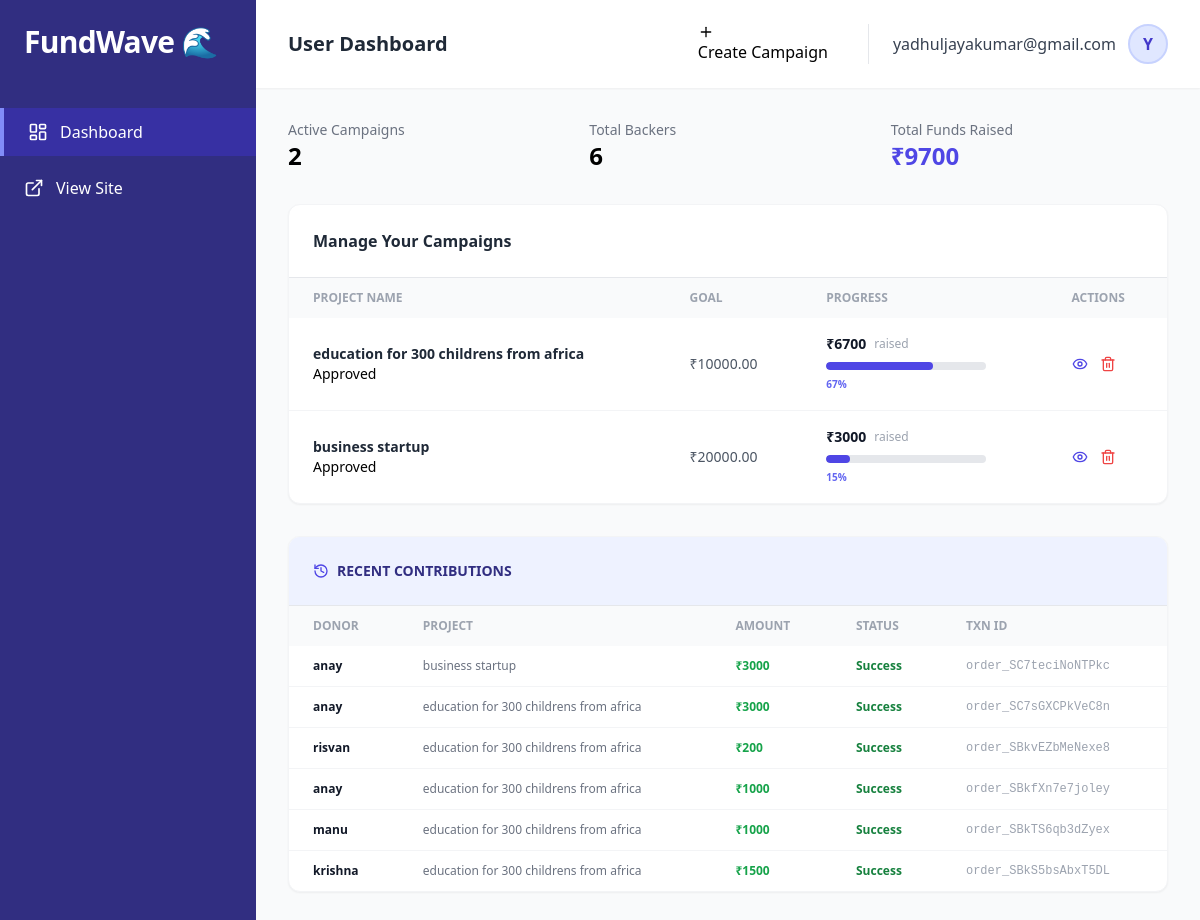
The page /userdashboard/ (signed in) on the database as committed earlier.
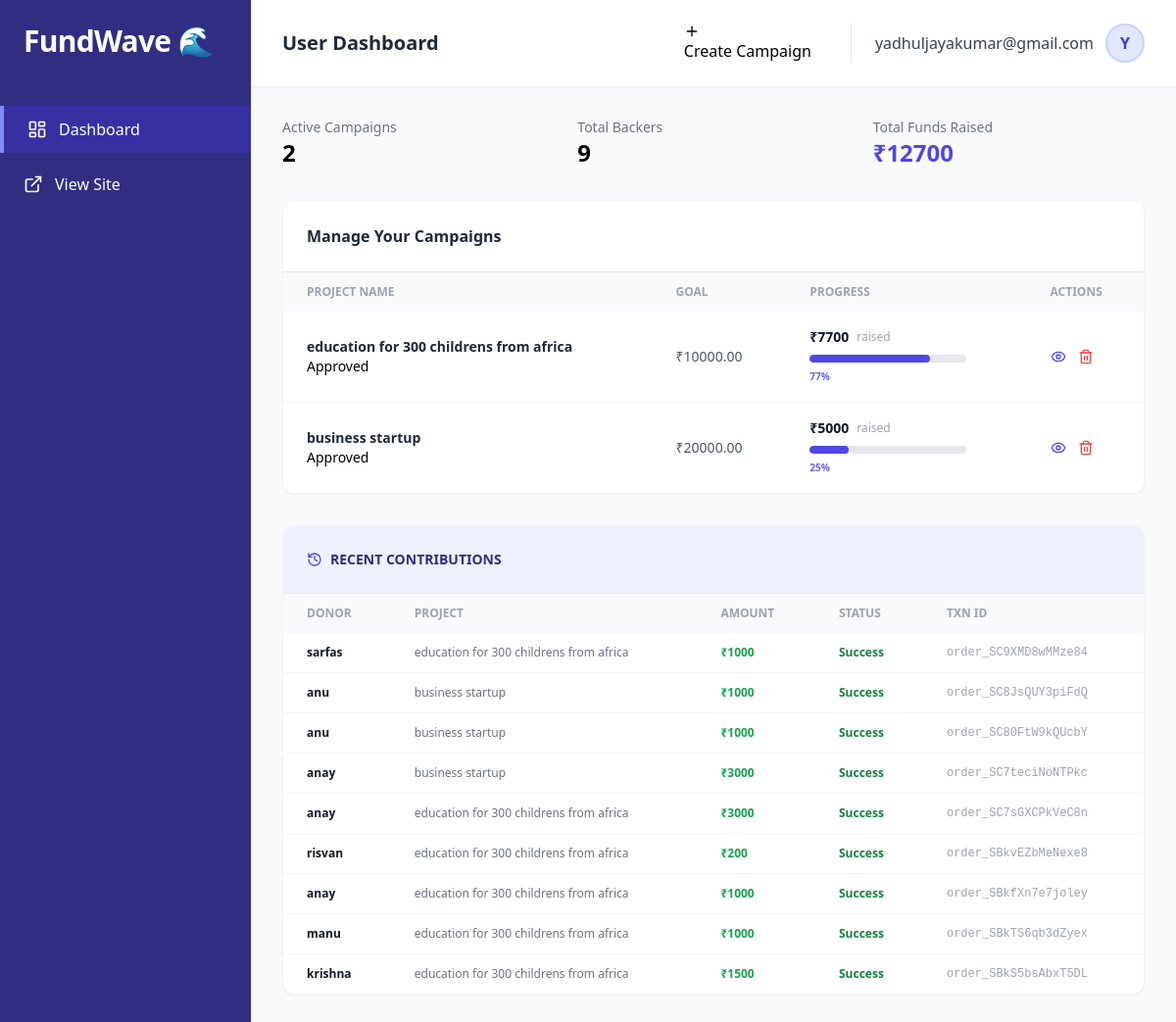
The same page on the database as committed later.
### app/models.py (models this page shows, shortened)
class Campaign(models.Model):
    creator = models.ForeignKey(User, on_delete=models.CASCADE, related_name='campaigns')
    title = models.CharField(max_length=255)
    category = models.CharField(max_length=100)
    goal = models.DecimalField(max_digits=12, decimal_places=2)
    file=models.FileField(upload_to='campaign_files/',null=True,blank=True,default=None)
    description = models.TextField()
    conductor_name = models.CharField(max_length=255)
    conductor_contact = models.CharField(max_length=255, blank=True, null=True)
    conductor_bio = models.TextField(blank=True, null=True)
    razorpay_account_id = models.CharField(max_length=100, blank=True, null=True)
    image = models.ImageField(upload_to='campaign_banners/')
    STATUS_CHOICES = [
        ('pending', 'Pending Approval'),
        ('approved', 'Approved'),
        ('rejected', 'Rejected'),
        ('completed','Completed')
    ]
    status = models.CharField(max_length=20, choices=STATUS_CHOICES, default='pending')
    created_at = models.DateTimeField(auto_now_add=True)
    updated_at = models.DateTimeField(auto_now=True)
    def get_current_total(self):
        result = self.project.filter(is_paid=True).aggregate(total=Sum('cash'))
        return result['total'] or 0

class Fund(models.Model):
    name = models.CharField(max_length=20, null=True)
    phoneno = models.CharField(max_length=10, null=True)
    campain = models.ForeignKey(Campaign, on_delete=models.CASCADE, related_name='project')
    cash = models.IntegerField()
    total_raised=models.IntegerField(default=0)
    is_paid = models.BooleanField(default=False)
    razorpay_order_id = models.CharField(max_length=100, blank=True, null=True)
    razorpay_payment_id = models.CharField(max_length=100, blank=True, null=True)
    donated_at = models.DateTimeField(auto_now_add=True, null=True)

### app/views.py (the view)
# urls.py: path('userdashboard/',views.userdashboard,name="dashboard"),
@login_required
def userdashboard(request):
    user = request.user
    latest_withdrawal = Withdrawal.objects.order_by('-created_at')
    campaigns = Campaign.objects.filter(creator=user).prefetch_related(
        Prefetch('actual_withdrawals', queryset=latest_withdrawal, to_attr='latest_withdrawal_list')
    )
    for campaign in campaigns:
        campaign.last_withdrawal = campaign.latest_withdrawal_list[0] if campaign.latest_withdrawal_list else None
    funds = Fund.objects.filter(campain__creator=user, is_paid=True).order_by('-id')
    total_raised_all = funds.aggregate(Sum('cash'))['cash__sum'] or 0
    context = {
        'campaigns': campaigns,
        'funds': funds,
        'total_raised_all': total_raised_all,
    }
    return render(request, 'userdashboard.html', context)

### templates/userdashboard.html (shortened to what the changed rows need)
<!DOCTYPE html>
<html lang="en">
<head>
    <script src="https://cdn.tailwindcss.com"></script>
</head>
<body class="bg-gray-50 flex min-h-screen">
    <aside class="w-64 bg-indigo-900 text-white hidden md:flex flex-col sticky top-0">
        <div class="p-6">
            <h1 class="text-3xl font-bold tracking-tight">FundWave 🌊</h1>
        </div>
    </aside>
    <main class="flex-1 flex flex-col">
        <header class="bg-white shadow-sm px-8 py-4 sticky top-0 z-20 flex justify-between items-center">
            <h2 class="text-xl font-semibold text-gray-800">User Dashboard</h2>
        </header>
        <div class="p-8 space-y-8">
            <div class="grid grid-cols-1 md:grid-cols-3 gap-6">
                <div class="card-stats">
                    <p class="text-sm text-gray-500 font-medium">Total Backers</p>
                    <h3 class="text-2xl font-bold">{{ funds.count }}</h3>
                </div>
                <div class="card-stats">
                    <p class="text-sm text-gray-500 font-medium">Total Funds Raised</p>
                    <h3 class="text-2xl font-bold text-indigo-600">₹{{ total_raised_all }}</h3>
                </div>
            </div>
            <section class="bg-white rounded-xl shadow-sm border border-gray-100">
                <table class="w-full text-left border-collapse text-sm">
                    <thead class="bg-gray-50 text-gray-400 uppercase text-xs">
                        <tr>
                            <th class="px-6 py-3">Project Name</th>
                            <th class="px-6 py-3">Goal</th>
                            <th class="px-6 py-3">Progress</th>
                            <th class="px-6 py-3">Actions</th>
                        </tr>
                    </thead>
                    <tbody class="divide-y divide-gray-100">
                        {% for campaign in campaigns %}
                        <tr class="hover:bg-gray-50">
                            <td class="px-6 py-4">
                                <div class="font-semibold text-gray-800">{{ campaign.title }}</div>
                                <span class="badge-status {{ campaign.status }}">
                                    {{ campaign.get_status_display }}
                                </span>
                            </td>
                            <td class="px-6 py-4 text-gray-600 font-medium">₹{{ campaign.goal }}</td>
                            <td class="px-6 py-4">
    {% widthratio campaign.get_current_total campaign.goal 100 as progress %}
    <div class="flex items-center space-x-2">
        <span class="font-bold text-gray-900">₹{{ campaign.get_current_total }}</span>
        <span class="text-xs text-gray-400">raised</span>
    </div>
    <div class="w-40 bg-gray-200 rounded-full h-2 mt-2 overflow-hidden">
        <div
            class="h-full rounded-full transition-all duration-700
                {% if campaign.status == 'completed' %}
                    bg-green-500
                {% else %}
                    bg-indigo-600
                {% endif %}
            "
            style="width: {{ progress }}%;"
        ></div>
    </div>
    <p class="text-[10px] font-bold mt-1 {% if campaign.status == 'completed' %}text-green-600{% else %}text-indigo-500{% endif %}">
        {{ progress }}%
    </p>
</td>
                            <td class="px-6 py-4">
                                <div class="flex items-center space-x-3">
                                    <a href="{% url 'campain' campaign.id %}" class="text-indigo-600 hover:text-indigo-900" title="View Campaign">
    <i data-lucide="eye" class="w-4 h-4"></i>
</a>
                                    <a href="{% url 'delete' campaign.id %}" class="text-red-500 hover:text-red-700" onclick="return confirm('Are you sure?')">
                                        <i data-lucide="trash-2" class="w-4 h-4"></i>
                                    </a>
                                </div>
                            </td>
                        </tr>
                        {% endfor %}
                    </tbody>
                </table>
            </section>
            <section class="bg-white rounded-xl shadow-sm border border-gray-100 overflow-x-auto">
                <table class="w-full text-left text-xs">
                    <thead class="bg-gray-50 text-gray-400 uppercase">
                        <tr>
                            <th class="px-6 py-3">Donor</th>
                            <th class="px-6 py-3">Project</th>
                            <th class="px-6 py-3">Amount</th>
                            <th class="px-6 py-3">Status</th>
                            <th class="px-6 py-3">Txn ID</th>
                        </tr>
                    </thead>
                    <tbody class="divide-y divide-gray-100">
                        {% for fund in funds %}
                        <tr class="hover:bg-gray-50">
                            <td class="px-6 py-3 font-semibold text-gray-900">{{ fund.name }}</td>
                            <td class="px-6 py-3 text-gray-500">{{ fund.campain.title }}</td>
                            <td class="px-6 py-3 text-green-600 font-bold">₹{{ fund.cash }}</td>
                            <td class="px-6 py-3 text-green-700 font-semibold">Success</td>
                            <td class="px-6 py-3 font-mono text-gray-400">{{ fund.razorpay_order_id }}</td>
                        </tr>
                        {% empty %}
                        <tr>
                            <td colspan="5" class="text-center py-8 text-gray-400 italic">
                                No contributions yet.
                            </td>
                        </tr>
                        {% endfor %}
                    </tbody>
                </table>
            </section>
        </div>
    </main>
</body>
</html>

Rows that differ between the two databases and show on the page:
computed for Campaign "education for 300 childrens from africa": get_current_total "6700" → "7700"; {{ progress }} 67 → 77 (drawn); progress "67" → "77"
computed for Campaign "business startup": get_current_total "3000" → "5000"; {{ progress }} 15 → 25 (drawn); progress "15" → "25"
added Fund: name "sarfas", campain "education for 300 childrens from africa", cash "1000", razorpay_order_id "order_SC9XMD8wMMze84"
added Fund: name "anu", campain "business startup", cash "1000", razorpay_order_id "order_SC8JsQUY3piFdQ"
added Fund: name "anu", campain "business startup", cash "1000", razorpay_order_id "order_SC80FtW9kQUcbY"
Other text that changed with them:
{{ funds.count }}: "6" → "9"
{{ total_raised_all }}: "9700" → "12700"
